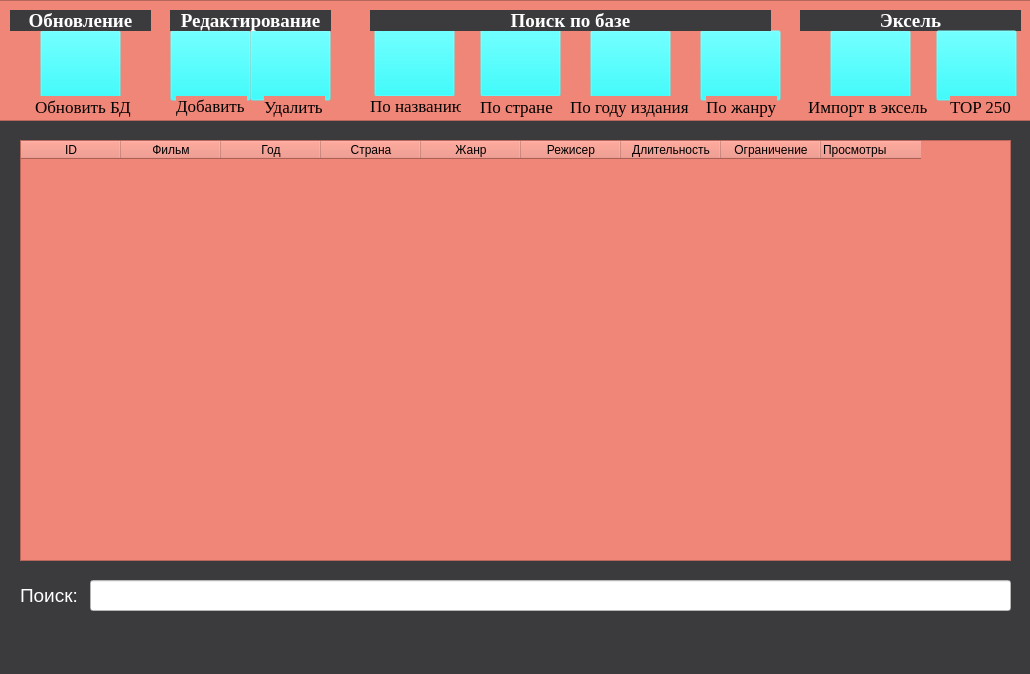
<?xml version="1.0" encoding="UTF-8"?>
<ui version="4.0">
 <class>MainWindow</class>
 <widget class="QMainWindow" name="MainWindow">
  <property name="geometry">
   <rect>
    <x>0</x>
    <y>0</y>
    <width>1030</width>
    <height>674</height>
   </rect>
  </property>
  <property name="maximumSize">
   <size>
    <width>1030</width>
    <height>674</height>
   </size>
  </property>
  <property name="font">
   <font>
    <pointsize>7</pointsize>
   </font>
  </property>
  <property name="windowTitle">
   <string>Movie Registry</string>
  </property>
  <property name="styleSheet">
   <string notr="true">background-color: #3B3A3D</string>
  </property>
  <widget class="QWidget" name="centralwidget">
   <widget class="QFrame" name="frame">
    <property name="geometry">
     <rect>
      <x>-20</x>
      <y>0</y>
      <width>1051</width>
      <height>121</height>
     </rect>
    </property>
    <property name="font">
     <font>
      <pointsize>7</pointsize>
     </font>
    </property>
    <property name="styleSheet">
     <string notr="true">QFrame
{
	background-color: #EF8677;
	color: white
}</string>
    </property>
    <property name="frameShape">
     <enum>QFrame::StyledPanel</enum>
    </property>
    <property name="frameShadow">
     <enum>QFrame::Raised</enum>
    </property>
    <widget class="QPushButton" name="studio_button">
     <property name="geometry">
      <rect>
       <x>500</x>
       <y>26</y>
       <width>81</width>
       <height>71</height>
      </rect>
     </property>
     <property name="autoFillBackground">
      <bool>false</bool>
     </property>
     <property name="styleSheet">
      <string notr="true">QPushButton
{
	background-color: #0000ffff;
	
}

QPushButton:pressed
{
	background-color: rgb(85, 170, 255);
}</string>
     </property>
     <property name="text">
      <string/>
     </property>
     <property name="icon">
      <iconset>
       <normaloff>pictures_for_project/flag_icon-icons.com_69377.png</normaloff>pictures_for_project/flag_icon-icons.com_69377.png</iconset>
     </property>
     <property name="iconSize">
      <size>
       <width>70</width>
       <height>50</height>
      </size>
     </property>
    </widget>
    <widget class="QPushButton" name="show_movie">
     <property name="geometry">
      <rect>
       <x>60</x>
       <y>30</y>
       <width>81</width>
       <height>71</height>
      </rect>
     </property>
     <property name="accessibleName">
      <string/>
     </property>
     <property name="styleSheet">
      <string notr="true">QPushButton
{
	background-color: #0000ffff;
	
}

QPushButton:pressed
{
	background-color: rgb(85, 170, 255);
}</string>
     </property>
     <property name="text">
      <string/>
     </property>
     <property name="icon">
      <iconset>
       <normaloff>pictures_for_project/database_refresh_icon_137697.png</normaloff>pictures_for_project/database_refresh_icon_137697.png</iconset>
     </property>
     <property name="iconSize">
      <size>
       <width>120</width>
       <height>66</height>
      </size>
     </property>
     <property name="default">
      <bool>false</bool>
     </property>
     <property name="flat">
      <bool>false</bool>
     </property>
    </widget>
    <widget class="QLabel" name="movie_label">
     <property name="geometry">
      <rect>
       <x>55</x>
       <y>96</y>
       <width>101</width>
       <height>21</height>
      </rect>
     </property>
     <property name="font">
      <font>
       <family>Times New Roman</family>
       <pointsize>13</pointsize>
       <weight>50</weight>
       <italic>false</italic>
       <bold>false</bold>
      </font>
     </property>
     <property name="styleSheet">
      <string notr="true">QLabel
{
	color: black;
    qproperty-alignment: 'AlignVCenter | AlignLeft';
 	qproperty-wordWrap: true;
}</string>
     </property>
     <property name="text">
      <string>Обновить БД</string>
     </property>
     <property name="textFormat">
      <enum>Qt::PlainText</enum>
     </property>
     <property name="alignment">
      <set>Qt::AlignLeading|Qt::AlignLeft|Qt::AlignVCenter</set>
     </property>
    </widget>
    <widget class="QLabel" name="studio_label">
     <property name="geometry">
      <rect>
       <x>500</x>
       <y>96</y>
       <width>81</width>
       <height>21</height>
      </rect>
     </property>
     <property name="font">
      <font>
       <family>Times New Roman</family>
       <pointsize>13</pointsize>
       <weight>50</weight>
       <italic>false</italic>
       <bold>false</bold>
      </font>
     </property>
     <property name="cursor">
      <cursorShape>UpArrowCursor</cursorShape>
     </property>
     <property name="focusPolicy">
      <enum>Qt::NoFocus</enum>
     </property>
     <property name="layoutDirection">
      <enum>Qt::LeftToRight</enum>
     </property>
     <property name="styleSheet">
      <string notr="true">QLabel
{
	color: black;
    qproperty-alignment: 'AlignVCenter | AlignLeft';
 	qproperty-wordWrap: true;
}</string>
     </property>
     <property name="text">
      <string>По стране</string>
     </property>
     <property name="textFormat">
      <enum>Qt::PlainText</enum>
     </property>
     <property name="alignment">
      <set>Qt::AlignLeading|Qt::AlignLeft|Qt::AlignVCenter</set>
     </property>
    </widget>
    <widget class="QPushButton" name="delete_position">
     <property name="geometry">
      <rect>
       <x>270</x>
       <y>30</y>
       <width>81</width>
       <height>71</height>
      </rect>
     </property>
     <property name="autoFillBackground">
      <bool>false</bool>
     </property>
     <property name="styleSheet">
      <string notr="true">QPushButton
{
	background-color: #0000ffff;
	
}

QPushButton:pressed
{
	background-color: rgb(85, 170, 255);
}</string>
     </property>
     <property name="text">
      <string/>
     </property>
     <property name="icon">
      <iconset>
       <normaloff>pictures_for_project/tresh.png</normaloff>pictures_for_project/tresh.png</iconset>
     </property>
     <property name="iconSize">
      <size>
       <width>70</width>
       <height>50</height>
      </size>
     </property>
    </widget>
    <widget class="QPushButton" name="movie_search">
     <property name="geometry">
      <rect>
       <x>394</x>
       <y>26</y>
       <width>81</width>
       <height>71</height>
      </rect>
     </property>
     <property name="autoFillBackground">
      <bool>false</bool>
     </property>
     <property name="styleSheet">
      <string notr="true">QPushButton
{
	background-color: #0000ffff;
	
}

QPushButton:pressed
{
	background-color: rgb(85, 170, 255);
}</string>
     </property>
     <property name="text">
      <string/>
     </property>
     <property name="icon">
      <iconset>
       <normaloff>pictures_for_project/lupa.png</normaloff>pictures_for_project/lupa.png</iconset>
     </property>
     <property name="iconSize">
      <size>
       <width>70</width>
       <height>50</height>
      </size>
     </property>
    </widget>
    <widget class="QLabel" name="delete_label">
     <property name="geometry">
      <rect>
       <x>284</x>
       <y>96</y>
       <width>61</width>
       <height>21</height>
      </rect>
     </property>
     <property name="font">
      <font>
       <family>Times New Roman</family>
       <pointsize>13</pointsize>
       <weight>50</weight>
       <italic>false</italic>
       <bold>false</bold>
      </font>
     </property>
     <property name="cursor">
      <cursorShape>UpArrowCursor</cursorShape>
     </property>
     <property name="focusPolicy">
      <enum>Qt::NoFocus</enum>
     </property>
     <property name="layoutDirection">
      <enum>Qt::LeftToRight</enum>
     </property>
     <property name="styleSheet">
      <string notr="true">QLabel
{
	color: black;
    qproperty-alignment: 'AlignVCenter | AlignLeft';
 	qproperty-wordWrap: true;
}</string>
     </property>
     <property name="text">
      <string>Удалить</string>
     </property>
     <property name="textFormat">
      <enum>Qt::PlainText</enum>
     </property>
     <property name="alignment">
      <set>Qt::AlignLeading|Qt::AlignLeft|Qt::AlignVCenter</set>
     </property>
    </widget>
    <widget class="QLabel" name="search_label">
     <property name="geometry">
      <rect>
       <x>390</x>
       <y>96</y>
       <width>91</width>
       <height>20</height>
      </rect>
     </property>
     <property name="font">
      <font>
       <family>Times New Roman</family>
       <pointsize>13</pointsize>
       <weight>50</weight>
       <italic>false</italic>
       <bold>false</bold>
      </font>
     </property>
     <property name="cursor">
      <cursorShape>CrossCursor</cursorShape>
     </property>
     <property name="focusPolicy">
      <enum>Qt::NoFocus</enum>
     </property>
     <property name="layoutDirection">
      <enum>Qt::LeftToRight</enum>
     </property>
     <property name="styleSheet">
      <string notr="true">QLabel
{
	color: black;
    qproperty-alignment: 'AlignVCenter | AlignLeft';
 	qproperty-wordWrap: true;
}</string>
     </property>
     <property name="frameShape">
      <enum>QFrame::NoFrame</enum>
     </property>
     <property name="text">
      <string>По названию</string>
     </property>
     <property name="textFormat">
      <enum>Qt::PlainText</enum>
     </property>
     <property name="alignment">
      <set>Qt::AlignLeading|Qt::AlignLeft|Qt::AlignVCenter</set>
     </property>
    </widget>
    <widget class="QPushButton" name="movie_add">
     <property name="geometry">
      <rect>
       <x>190</x>
       <y>30</y>
       <width>81</width>
       <height>71</height>
      </rect>
     </property>
     <property name="autoFillBackground">
      <bool>false</bool>
     </property>
     <property name="styleSheet">
      <string notr="true">QPushButton
{
	background-color: #0000ffff;
	
}

QPushButton:pressed
{
	background-color: rgb(85, 170, 255);
}</string>
     </property>
     <property name="text">
      <string/>
     </property>
     <property name="icon">
      <iconset>
       <normaloff>pictures_for_project/add_film.png</normaloff>pictures_for_project/add_film.png</iconset>
     </property>
     <property name="iconSize">
      <size>
       <width>70</width>
       <height>50</height>
      </size>
     </property>
    </widget>
    <widget class="QLabel" name="add_label">
     <property name="geometry">
      <rect>
       <x>196</x>
       <y>96</y>
       <width>71</width>
       <height>20</height>
      </rect>
     </property>
     <property name="font">
      <font>
       <family>Times New Roman</family>
       <pointsize>13</pointsize>
       <weight>50</weight>
       <italic>false</italic>
       <bold>false</bold>
      </font>
     </property>
     <property name="cursor">
      <cursorShape>CrossCursor</cursorShape>
     </property>
     <property name="focusPolicy">
      <enum>Qt::NoFocus</enum>
     </property>
     <property name="layoutDirection">
      <enum>Qt::LeftToRight</enum>
     </property>
     <property name="styleSheet">
      <string notr="true">QLabel
{
	color: black;
    qproperty-alignment: 'AlignVCenter | AlignLeft';
 	qproperty-wordWrap: true;
}</string>
     </property>
     <property name="frameShape">
      <enum>QFrame::NoFrame</enum>
     </property>
     <property name="text">
      <string>Добавить</string>
     </property>
     <property name="textFormat">
      <enum>Qt::PlainText</enum>
     </property>
     <property name="alignment">
      <set>Qt::AlignLeading|Qt::AlignLeft|Qt::AlignVCenter</set>
     </property>
    </widget>
    <widget class="QPushButton" name="year_button">
     <property name="geometry">
      <rect>
       <x>610</x>
       <y>30</y>
       <width>81</width>
       <height>71</height>
      </rect>
     </property>
     <property name="autoFillBackground">
      <bool>false</bool>
     </property>
     <property name="styleSheet">
      <string notr="true">QPushButton
{
	background-color: #0000ffff;
	
}

QPushButton:pressed
{
	background-color: rgb(85, 170, 255);
}</string>
     </property>
     <property name="text">
      <string/>
     </property>
     <property name="icon">
      <iconset>
       <normaloff>pictures_for_project/img_523733.png</normaloff>pictures_for_project/img_523733.png</iconset>
     </property>
     <property name="iconSize">
      <size>
       <width>70</width>
       <height>50</height>
      </size>
     </property>
    </widget>
    <widget class="QLabel" name="year_label">
     <property name="geometry">
      <rect>
       <x>590</x>
       <y>96</y>
       <width>121</width>
       <height>21</height>
      </rect>
     </property>
     <property name="font">
      <font>
       <family>Times New Roman</family>
       <pointsize>13</pointsize>
       <weight>50</weight>
       <italic>false</italic>
       <bold>false</bold>
      </font>
     </property>
     <property name="cursor">
      <cursorShape>UpArrowCursor</cursorShape>
     </property>
     <property name="focusPolicy">
      <enum>Qt::NoFocus</enum>
     </property>
     <property name="layoutDirection">
      <enum>Qt::LeftToRight</enum>
     </property>
     <property name="styleSheet">
      <string notr="true">QLabel
{
	color: black;
    qproperty-alignment: 'AlignVCenter | AlignLeft';
 	qproperty-wordWrap: true;
}</string>
     </property>
     <property name="text">
      <string>По году издания</string>
     </property>
     <property name="textFormat">
      <enum>Qt::PlainText</enum>
     </property>
     <property name="alignment">
      <set>Qt::AlignLeading|Qt::AlignLeft|Qt::AlignVCenter</set>
     </property>
    </widget>
    <widget class="QPushButton" name="genre_button">
     <property name="geometry">
      <rect>
       <x>720</x>
       <y>30</y>
       <width>81</width>
       <height>71</height>
      </rect>
     </property>
     <property name="autoFillBackground">
      <bool>false</bool>
     </property>
     <property name="styleSheet">
      <string notr="true">QPushButton
{
	background-color: #0000ffff;
	
}

QPushButton:pressed
{
	background-color: rgb(85, 170, 255);
}</string>
     </property>
     <property name="text">
      <string/>
     </property>
     <property name="icon">
      <iconset>
       <normaloff>pictures_for_project/img_63405.png</normaloff>pictures_for_project/img_63405.png</iconset>
     </property>
     <property name="iconSize">
      <size>
       <width>70</width>
       <height>50</height>
      </size>
     </property>
    </widget>
    <widget class="QLabel" name="genre_label">
     <property name="geometry">
      <rect>
       <x>726</x>
       <y>96</y>
       <width>71</width>
       <height>21</height>
      </rect>
     </property>
     <property name="font">
      <font>
       <family>Times New Roman</family>
       <pointsize>13</pointsize>
       <weight>50</weight>
       <italic>false</italic>
       <bold>false</bold>
      </font>
     </property>
     <property name="cursor">
      <cursorShape>UpArrowCursor</cursorShape>
     </property>
     <property name="focusPolicy">
      <enum>Qt::NoFocus</enum>
     </property>
     <property name="layoutDirection">
      <enum>Qt::LeftToRight</enum>
     </property>
     <property name="styleSheet">
      <string notr="true">QLabel
{
	color: black;
    qproperty-alignment: 'AlignVCenter | AlignLeft';
 	qproperty-wordWrap: true;
}</string>
     </property>
     <property name="text">
      <string>По жанру</string>
     </property>
     <property name="textFormat">
      <enum>Qt::PlainText</enum>
     </property>
     <property name="alignment">
      <set>Qt::AlignLeading|Qt::AlignLeft|Qt::AlignVCenter</set>
     </property>
    </widget>
    <widget class="QLabel" name="label_2">
     <property name="geometry">
      <rect>
       <x>390</x>
       <y>10</y>
       <width>401</width>
       <height>21</height>
      </rect>
     </property>
     <property name="font">
      <font>
       <family>Times New Roman</family>
       <pointsize>14</pointsize>
       <weight>75</weight>
       <bold>true</bold>
      </font>
     </property>
     <property name="styleSheet">
      <string notr="true">QLabel
{
	background-color: #3B3A3D;
	color: white;
	border-color: #3B3A3D;
}</string>
     </property>
     <property name="text">
      <string>Поиск по базе</string>
     </property>
     <property name="alignment">
      <set>Qt::AlignHCenter|Qt::AlignTop</set>
     </property>
    </widget>
    <widget class="QLabel" name="label_3">
     <property name="geometry">
      <rect>
       <x>190</x>
       <y>10</y>
       <width>161</width>
       <height>21</height>
      </rect>
     </property>
     <property name="font">
      <font>
       <family>Times New Roman</family>
       <pointsize>14</pointsize>
       <weight>75</weight>
       <bold>true</bold>
      </font>
     </property>
     <property name="styleSheet">
      <string notr="true">QLabel
{
	background-color: #3B3A3D;
	color: white;
	border-color: #3B3A3D;
}</string>
     </property>
     <property name="text">
      <string>Редактирование</string>
     </property>
     <property name="alignment">
      <set>Qt::AlignHCenter|Qt::AlignTop</set>
     </property>
    </widget>
    <widget class="QLabel" name="label_4">
     <property name="geometry">
      <rect>
       <x>30</x>
       <y>10</y>
       <width>141</width>
       <height>21</height>
      </rect>
     </property>
     <property name="font">
      <font>
       <family>Times New Roman</family>
       <pointsize>14</pointsize>
       <weight>75</weight>
       <bold>true</bold>
      </font>
     </property>
     <property name="styleSheet">
      <string notr="true">QLabel
{
	background-color: #3B3A3D;
	color: white;
	border-color: #3B3A3D;
}</string>
     </property>
     <property name="text">
      <string>Обновление</string>
     </property>
     <property name="alignment">
      <set>Qt::AlignHCenter|Qt::AlignTop</set>
     </property>
    </widget>
    <widget class="QPushButton" name="excel_button">
     <property name="geometry">
      <rect>
       <x>850</x>
       <y>30</y>
       <width>81</width>
       <height>71</height>
      </rect>
     </property>
     <property name="autoFillBackground">
      <bool>false</bool>
     </property>
     <property name="styleSheet">
      <string notr="true">QPushButton
{
	background-color: #0000ffff;
	
}

QPushButton:pressed
{
	background-color: rgb(85, 170, 255);
}</string>
     </property>
     <property name="text">
      <string/>
     </property>
     <property name="icon">
      <iconset>
       <normaloff>pictures_for_project/732089.svg</normaloff>pictures_for_project/732089.svg</iconset>
     </property>
     <property name="iconSize">
      <size>
       <width>70</width>
       <height>50</height>
      </size>
     </property>
    </widget>
    <widget class="QLabel" name="label_5">
     <property name="geometry">
      <rect>
       <x>820</x>
       <y>10</y>
       <width>221</width>
       <height>21</height>
      </rect>
     </property>
     <property name="font">
      <font>
       <family>Times New Roman</family>
       <pointsize>14</pointsize>
       <weight>75</weight>
       <bold>true</bold>
      </font>
     </property>
     <property name="styleSheet">
      <string notr="true">QLabel
{
	background-color: #3B3A3D;
	color: white;
	border-color: #3B3A3D;
}</string>
     </property>
     <property name="text">
      <string>Эксель</string>
     </property>
     <property name="alignment">
      <set>Qt::AlignHCenter|Qt::AlignTop</set>
     </property>
    </widget>
    <widget class="QLabel" name="excel_label">
     <property name="geometry">
      <rect>
       <x>828</x>
       <y>96</y>
       <width>121</width>
       <height>21</height>
      </rect>
     </property>
     <property name="font">
      <font>
       <family>Times New Roman</family>
       <pointsize>13</pointsize>
       <weight>50</weight>
       <italic>false</italic>
       <bold>false</bold>
      </font>
     </property>
     <property name="cursor">
      <cursorShape>UpArrowCursor</cursorShape>
     </property>
     <property name="focusPolicy">
      <enum>Qt::NoFocus</enum>
     </property>
     <property name="layoutDirection">
      <enum>Qt::LeftToRight</enum>
     </property>
     <property name="styleSheet">
      <string notr="true">QLabel
{
	color: black;
    qproperty-alignment: 'AlignVCenter | AlignLeft';
 	qproperty-wordWrap: true;
}</string>
     </property>
     <property name="text">
      <string>Импорт в эксель</string>
     </property>
     <property name="textFormat">
      <enum>Qt::PlainText</enum>
     </property>
     <property name="alignment">
      <set>Qt::AlignLeading|Qt::AlignLeft|Qt::AlignVCenter</set>
     </property>
    </widget>
    <widget class="QPushButton" name="excel_button_top">
     <property name="geometry">
      <rect>
       <x>956</x>
       <y>30</y>
       <width>81</width>
       <height>71</height>
      </rect>
     </property>
     <property name="autoFillBackground">
      <bool>false</bool>
     </property>
     <property name="styleSheet">
      <string notr="true">QPushButton
{
	background-color: #0000ffff;
	
}

QPushButton:pressed
{
	background-color: rgb(85, 170, 255);
}</string>
     </property>
     <property name="text">
      <string/>
     </property>
     <property name="icon">
      <iconset>
       <normaloff>pictures_for_project/732089.svg</normaloff>pictures_for_project/732089.svg</iconset>
     </property>
     <property name="iconSize">
      <size>
       <width>70</width>
       <height>50</height>
      </size>
     </property>
    </widget>
    <widget class="QLabel" name="excel_label_top">
     <property name="geometry">
      <rect>
       <x>970</x>
       <y>96</y>
       <width>121</width>
       <height>21</height>
      </rect>
     </property>
     <property name="font">
      <font>
       <family>Times New Roman</family>
       <pointsize>13</pointsize>
       <weight>50</weight>
       <italic>false</italic>
       <bold>false</bold>
      </font>
     </property>
     <property name="cursor">
      <cursorShape>UpArrowCursor</cursorShape>
     </property>
     <property name="focusPolicy">
      <enum>Qt::NoFocus</enum>
     </property>
     <property name="layoutDirection">
      <enum>Qt::LeftToRight</enum>
     </property>
     <property name="styleSheet">
      <string notr="true">QLabel
{
	color: black;
    qproperty-alignment: 'AlignVCenter | AlignLeft';
 	qproperty-wordWrap: true;
}</string>
     </property>
     <property name="text">
      <string>TOP 250</string>
     </property>
     <property name="textFormat">
      <enum>Qt::PlainText</enum>
     </property>
     <property name="alignment">
      <set>Qt::AlignLeading|Qt::AlignLeft|Qt::AlignVCenter</set>
     </property>
    </widget>
   </widget>
   <widget class="QTableWidget" name="tableWidget">
    <property name="geometry">
     <rect>
      <x>20</x>
      <y>140</y>
      <width>991</width>
      <height>421</height>
     </rect>
    </property>
    <property name="styleSheet">
     <string notr="true">background-color: #EF8677;
gridline-color: rgb(0, 0, 0);</string>
    </property>
    <property name="horizontalScrollBarPolicy">
     <enum>Qt::ScrollBarAlwaysOff</enum>
    </property>
    <property name="selectionMode">
     <enum>QAbstractItemView::SingleSelection</enum>
    </property>
    <property name="selectionBehavior">
     <enum>QAbstractItemView::SelectRows</enum>
    </property>
    <column>
     <property name="text">
      <string>ID</string>
     </property>
     <property name="textAlignment">
      <set>AlignCenter</set>
     </property>
    </column>
    <column>
     <property name="text">
      <string>Фильм</string>
     </property>
    </column>
    <column>
     <property name="text">
      <string>Год</string>
     </property>
    </column>
    <column>
     <property name="text">
      <string>Страна</string>
     </property>
    </column>
    <column>
     <property name="text">
      <string>Жанр</string>
     </property>
    </column>
    <column>
     <property name="text">
      <string>Режисер</string>
     </property>
    </column>
    <column>
     <property name="text">
      <string>Длительность</string>
     </property>
    </column>
    <column>
     <property name="text">
      <string>Ограничение</string>
     </property>
    </column>
    <column>
     <property name="text">
      <string>Просмотры</string>
     </property>
     <property name="textAlignment">
      <set>AlignLeading|AlignVCenter</set>
     </property>
    </column>
   </widget>
   <widget class="QLineEdit" name="lineEdit">
    <property name="geometry">
     <rect>
      <x>90</x>
      <y>580</y>
      <width>921</width>
      <height>31</height>
     </rect>
    </property>
    <property name="font">
     <font>
      <pointsize>12</pointsize>
     </font>
    </property>
    <property name="styleSheet">
     <string notr="true">background-color: rgb(255, 255, 255)</string>
    </property>
   </widget>
   <widget class="QLabel" name="label">
    <property name="geometry">
     <rect>
      <x>20</x>
      <y>580</y>
      <width>61</width>
      <height>31</height>
     </rect>
    </property>
    <property name="font">
     <font>
      <pointsize>14</pointsize>
     </font>
    </property>
    <property name="styleSheet">
     <string notr="true">color: rgb(255, 255, 255);</string>
    </property>
    <property name="text">
     <string>Поиск:</string>
    </property>
   </widget>
  </widget>
  <widget class="QMenuBar" name="menubar">
   <property name="geometry">
    <rect>
     <x>0</x>
     <y>0</y>
     <width>1030</width>
     <height>21</height>
    </rect>
   </property>
  </widget>
  <widget class="QStatusBar" name="statusbar"/>
 </widget>
 <resources/>
 <connections/>
</ui>
